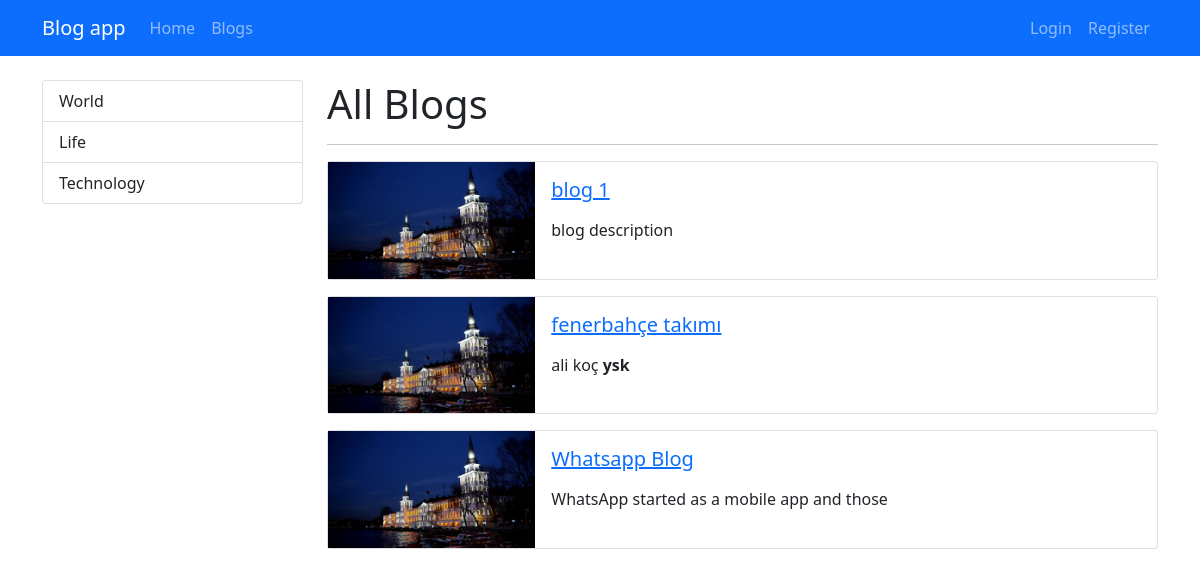
The app's page /blogs, older data.
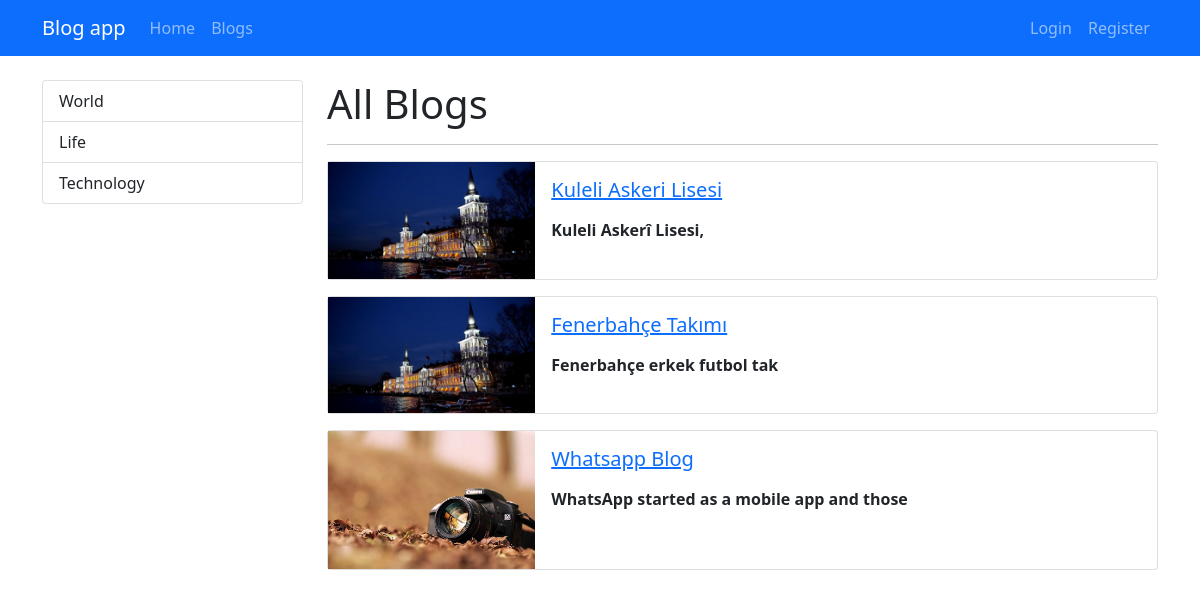
The same page, newer data.
### blog/models.py (models this page shows, shortened)
class Blog(models.Model):
    title = models.CharField(max_length=200)
    image = models.ImageField(upload_to="blogs")  # upload_to ile resimlerin kaydedileceği klasörü belirttik.
    description = RichTextField()
    is_active = models.BooleanField(default=False)
    is_home = models.BooleanField(default=False)
    slug = models.SlugField(null=False, blank=True, unique=True, db_index=True, editable=False)  # slug alanı oluşturduk. Bu alanı url de kullanacağız.
    categories = models.ManyToManyField(Category, blank=True)  # Many to many için category alanı oluşturduk.

### blog/views.py (the view)
# urls.py: path("blogs", views.blogs, name="blogs"),
def blogs(request):
    context = {
        "blogs": Blog.objects.filter(is_active=True),
        "categories": Category.objects.all()
    }
    return render(request, "blog/blogs.html", context)  # blogs.html sayfasına blog objesini gönderdik.

### blog/templates/blog/blogs.html (shortened to what this page needs)
{% extends "base.html" %}
{% block content %}
<div class="container mt-4">
    <div class="row">
        <div class="col-3">
            {% include 'partials/_categories.html' %}
        </div>
        <div class="col-9">
            <h1>All Blogs</h1>
            <hr>
            {% if blogs|length == 0 %}
                <div class="alert alert-warning">No blogs found</div>
            {% else %}
                 {% for blog in blogs %}
                    {% if blog.is_active %}
                      {% include 'blog/partials/_blog.html' %}
                    {% endif %}
                {% endfor %}
            {% endif %}
        </div>
    </div>
</div>
{% endblock %}

### blog/templates/blog/partials/_blog.html
{%load static%}
<div class="card mb-3">
    <div class="row g-0">
        <div class="col-md-3">
            <img src="{{blog.image.url}}" class="img-fluid" alt="...">
        </div>
        <div class="col-md-9">
            <div class="card-body">
                <h5 class="card-title">
                    <a href="{% url 'blog_details' blog.slug%}">{{blog.title}}</a>
                </h5>
                <p class="card-text">
                    {{blog.description|safe|slice:"0:45"}}
                </p>
            </div>
        </div>
    </div>
</div>

Row changes from the older to the newer data that the page shows:
changed Blog: title "blog 1" → "Kuleli Askeri Lisesi"; description "blog description" → "Kuleli Askerî Lisesi,"
changed Blog: title "fenerbahçe takımı" → "Fenerbahçe Takımı"; description "ali koç ysk" → "Fenerbahçe erkek futbol tak"
changed Blog "Whatsapp Blog": image: a different picture
